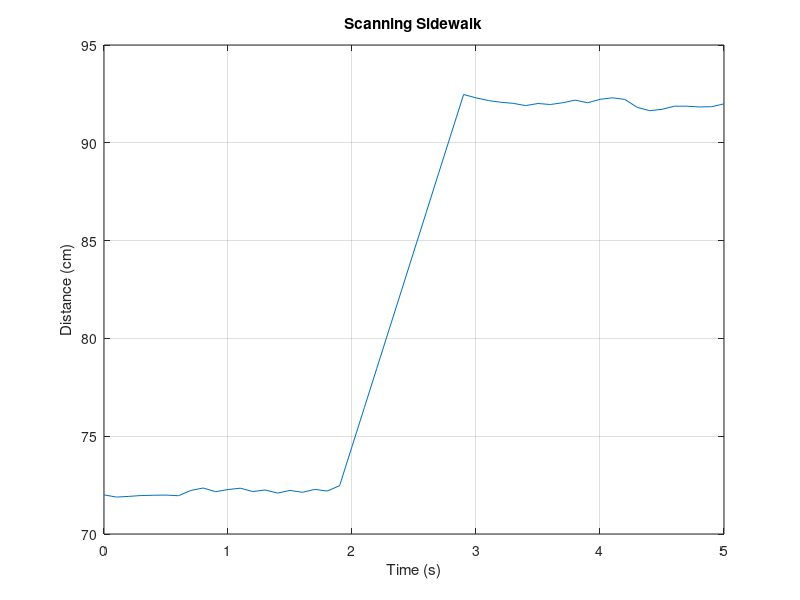

MATLAB code to generate this figure:
% Constants
speedOfSound = 343;  % Speed of sound in meters per second
initialDistance = 72; % Initial distance between the human and the object
walkingSpeed = 1.5; % Average walking speed of the human in meters per second
velocityHuman = walkingSpeed; % Average velocity (positive value)

% Time and position parameters
t = 0:0.1:5; % Time from 0 to 5 seconds with a 0.1 second interval

% Initialize a random walk for distance with added noise
deltaDistance = zeros(size(t));
for i = 2:length(t)
    % Introduce some noise to the delta distance
    deltaDistance(i) = randn() * walkingSpeed * 0.1 + 0.05 * randn();
end

% Introduce an outlier for a limited duration
outlier_start = 2;  % Start time of the outlier in seconds
outlier_duration = 1;  % Duration of the outlier in seconds
outlier_distance = 70;  % Outlier distance in meters

for i = find(t >= outlier_start & t < (outlier_start + outlier_duration))
    deltaDistance(i) = outlier_distance - initialDistance;
end

position = initialDistance - cumsum(deltaDistance);

% Doppler shift calculation
f0 = 24e9; % Transmit frequency in Hz
dopplerShift = zeros(size(t));
for i = 1:length(t)
    dopplerShift(i) = (f0 * (speedOfSound + velocityHuman)) / (speedOfSound - velocityHuman);
end

% Plot the graph
figure;
plot(t, position);
xlabel('Time (s)');
ylabel('Distance (cm)');
title('Scanning Sidewalk');
grid on;

% Save the data to a CSV file
data = [t' position'];
csvwrite('dvt_out.csv', data);
